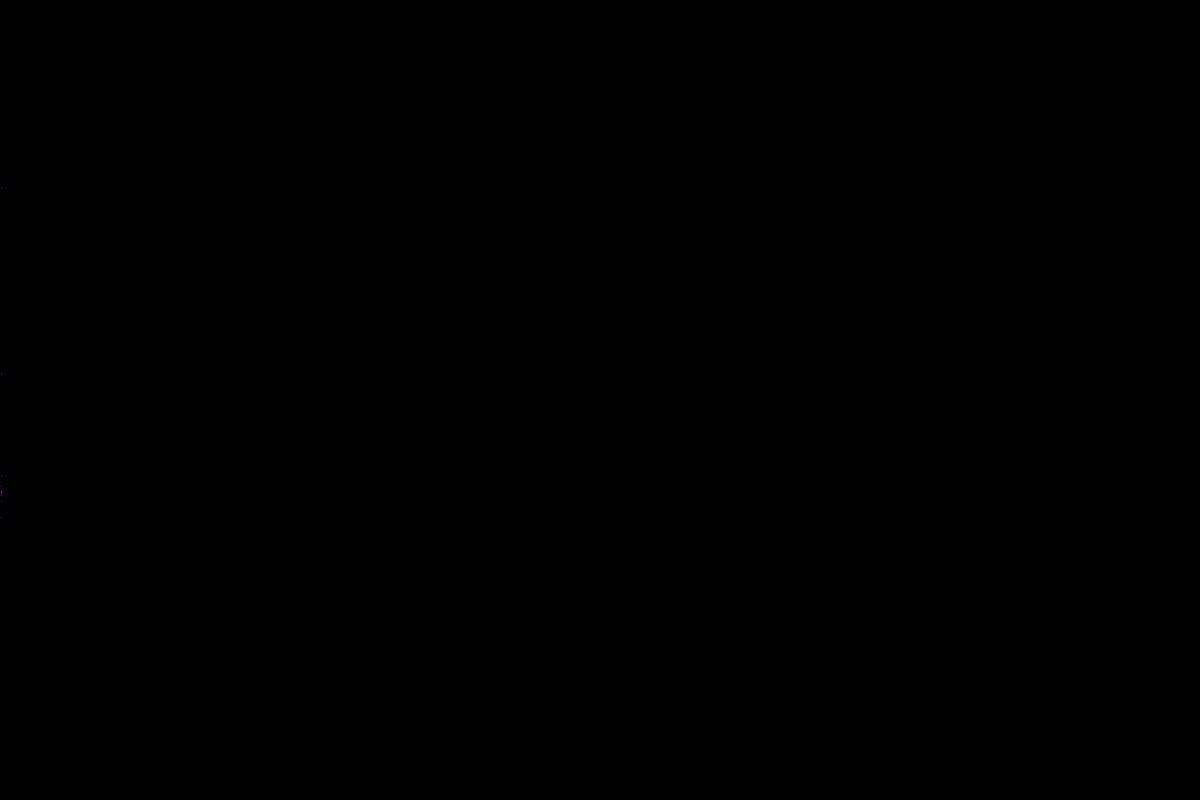
Frame 1 (no input)
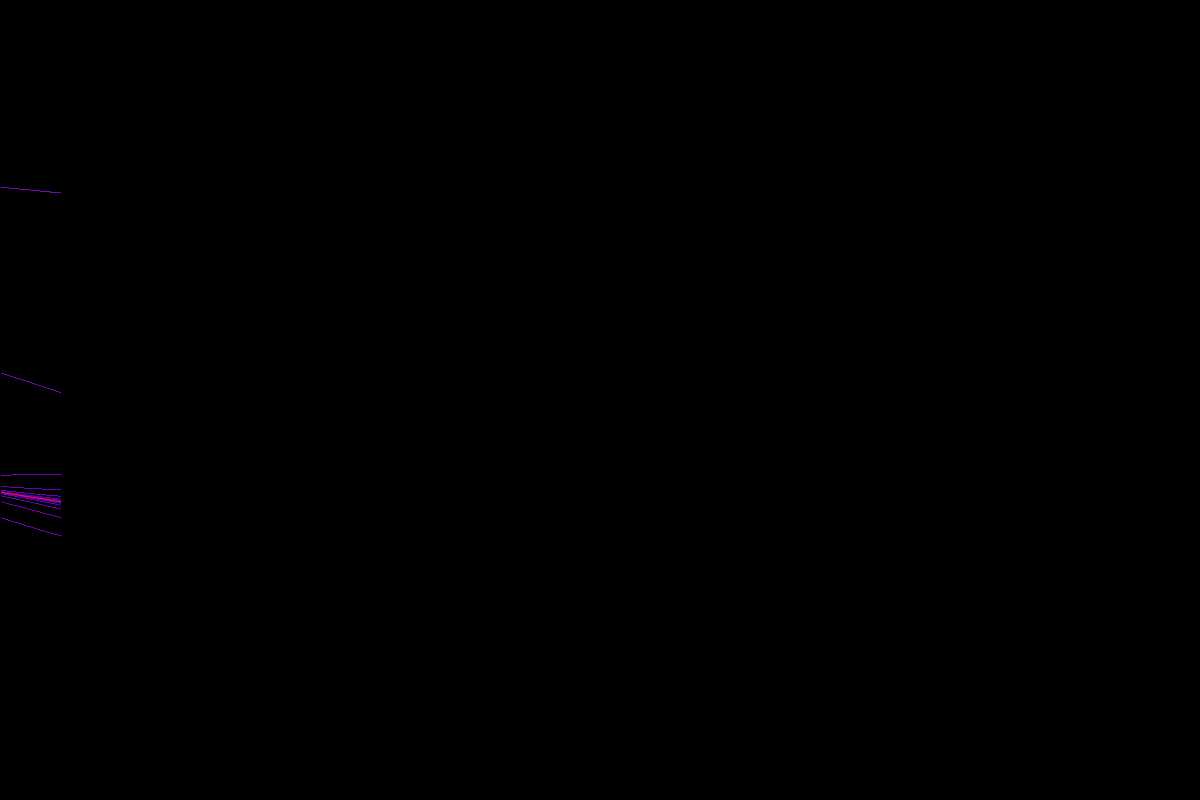
Frame 60 (the mouse pressed at the canvas centre just before this capture)
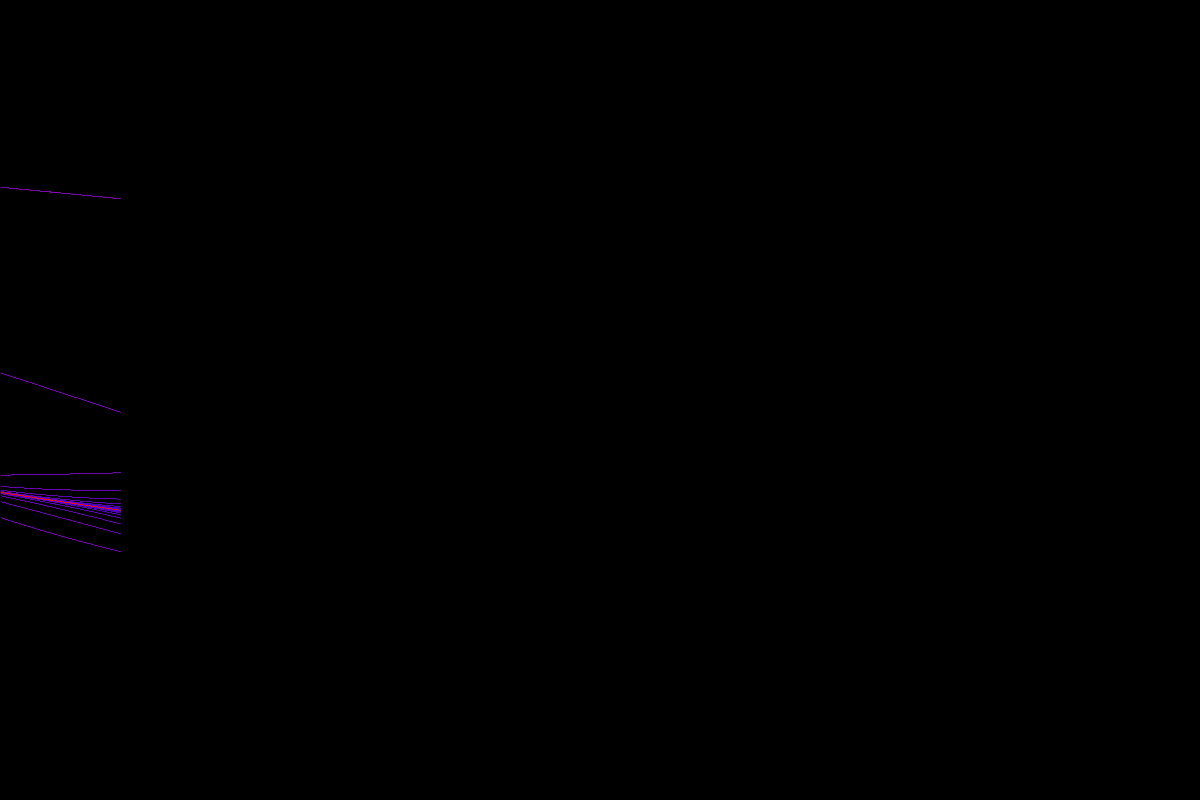
Frame 120 (the mouse held since frame 60 and released just before this capture)

The Processing sketch that drew these frames (run headless with seeded random() and noise(); from frame 60 on, the mouse is pressed at the canvas centre):

// Processing sketch: GA0_bifurcation
// ── GA0_bifurcation.pde
//https://github.com/whitegreen/GenerativeArt
void setup(){
  size(1200,800);
  background(0);
  colorMode(HSB);
}
void draw(){
  float x =frameCount;
  float r = map(x, 0, width, 2.6, 4.2 );
  float y= 0.1;
  for(int i=0;i<200;i++){
    stroke(200-i, 255,255);
    y= r*y*(1-y);
    point(x, 800*y);
  }
}
